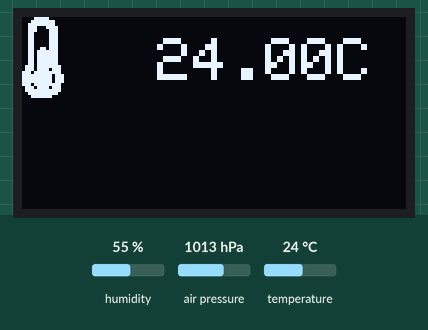
This sketch was run on a simulated Arduino Uno, built with avr-gcc and run on an emulated ATmega328P. On the bench: 128×64 one-colour display. Inputs (shaded band) come from the test bench; at power-on: humidity 55 %, air pressure 1013 hPa, temperature 24 °C. What the sketch prints to the serial monitor is not drawn.

Above: at 1.2 s.
1.3 s: humidity set to 22 %
At 5.6 s:
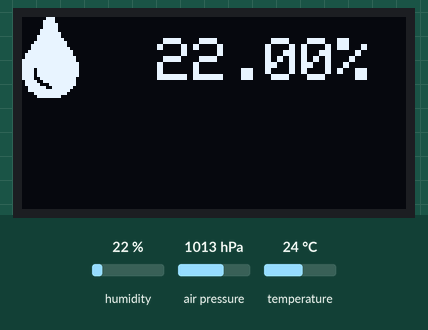
7.4 s: air pressure set to 952 hPa
At 8.7 s:
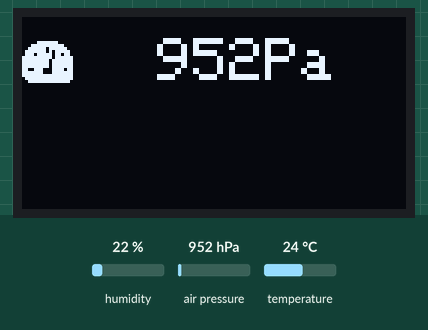
12.0 s: temperature set to 12 °C
At 13.1 s:
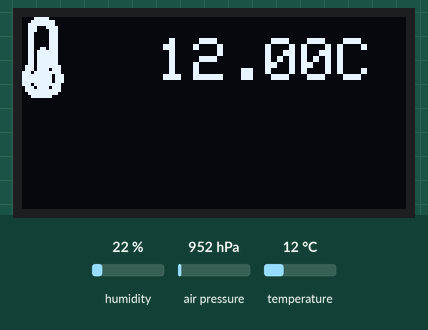
16.2 s: humidity set to 40 %
At 17.4 s:
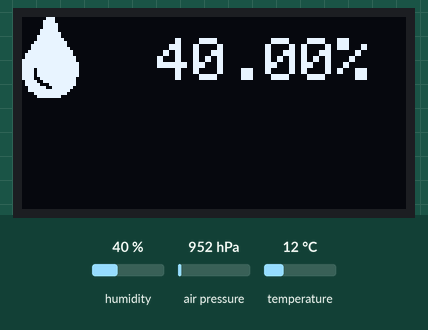
20.3 s: air pressure set to 975 hPa
At 21.7 s:
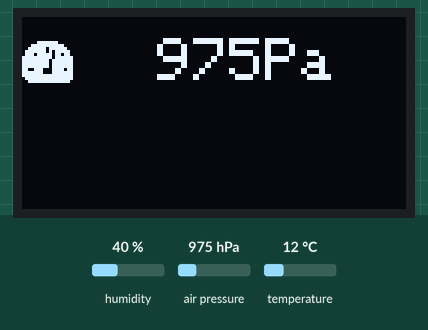
Timing chart, 0 to 23.3 s (numbered marks = the images above; inputs shaded):
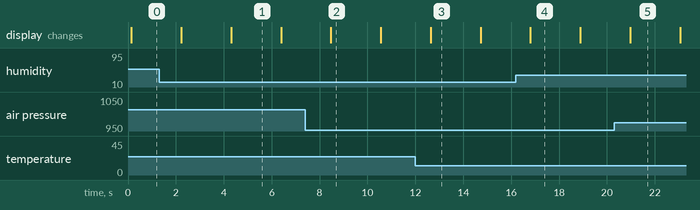

Measured:
- what the display in image 1 shows lasts 2.1 s, from 4.3 s to 6.4 s

The sketch:

BME280_WeatherStation.ino
```cpp
#include "Adafruit_BME280.h"
#include "Adafruit_GFX.h"                                 //Graphics library for OLED
#include "Adafruit_SSD1306.h"                             //OLED Driver

#define OLED_RESET 4
//Create instance of OLED called display
Adafruit_SSD1306 display(OLED_RESET);
Adafruit_BME280 bme;
int i;

String temperatureOutput = "Temp.: ";
String humidityOutput = "Humid.: ";
String pressureOutput = "Press.: ";
String altitudesOutput = "Alt.: ";

float temperature;
float humidity;
float pressure;

// 'thermometer-half-solid', 128x64px
const unsigned char TemperatureBitmap [] PROGMEM = {
  0x0f, 0x80, 0x00, 0x00, 0x00, 0x00, 0x00, 0x00, 0x00, 0x00, 0x00, 0x00, 0x00, 0x00, 0x00, 0x00,
  0x1f, 0xe0, 0x00, 0x00, 0x00, 0x00, 0x00, 0x00, 0x00, 0x00, 0x00, 0x00, 0x00, 0x00, 0x00, 0x00,
  0x3f, 0xe0, 0x00, 0x00, 0x00, 0x00, 0x00, 0x00, 0x00, 0x00, 0x00, 0x00, 0x00, 0x00, 0x00, 0x00,
  0x38, 0xf0, 0x00, 0x00, 0x00, 0x00, 0x00, 0x00, 0x00, 0x00, 0x00, 0x00, 0x00, 0x00, 0x00, 0x00,
  0x38, 0x70, 0x00, 0x00, 0x00, 0x00, 0x00, 0x00, 0x00, 0x00, 0x00, 0x00, 0x00, 0x00, 0x00, 0x00,
  0x30, 0x70, 0x00, 0x00, 0x00, 0x00, 0x00, 0x00, 0x00, 0x00, 0x00, 0x00, 0x00, 0x00, 0x00, 0x00,
  0x30, 0x70, 0x00, 0x00, 0x00, 0x00, 0x00, 0x00, 0x00, 0x00, 0x00, 0x00, 0x00, 0x00, 0x00, 0x00,
  0x30, 0x70, 0x00, 0x00, 0x00, 0x00, 0x00, 0x00, 0x00, 0x00, 0x00, 0x00, 0x00, 0x00, 0x00, 0x00,
  0x30, 0x70, 0x00, 0x00, 0x00, 0x00, 0x00, 0x00, 0x00, 0x00, 0x00, 0x00, 0x00, 0x00, 0x00, 0x00,
  0x30, 0x70, 0x00, 0x00, 0x00, 0x00, 0x00, 0x00, 0x00, 0x00, 0x00, 0x00, 0x00, 0x00, 0x00, 0x00,
  0x33, 0x70, 0x00, 0x00, 0x00, 0x00, 0x00, 0x00, 0x00, 0x00, 0x00, 0x00, 0x00, 0x00, 0x00, 0x00,
  0x37, 0xf0, 0x00, 0x00, 0x00, 0x00, 0x00, 0x00, 0x00, 0x00, 0x00, 0x00, 0x00, 0x00, 0x00, 0x00,
  0x37, 0xf0, 0x00, 0x00, 0x00, 0x00, 0x00, 0x00, 0x00, 0x00, 0x00, 0x00, 0x00, 0x00, 0x00, 0x00,
  0x37, 0xf0, 0x00, 0x00, 0x00, 0x00, 0x00, 0x00, 0x00, 0x00, 0x00, 0x00, 0x00, 0x00, 0x00, 0x00,
  0x37, 0xf0, 0x00, 0x00, 0x00, 0x00, 0x00, 0x00, 0x00, 0x00, 0x00, 0x00, 0x00, 0x00, 0x00, 0x00,
  0x37, 0xf0, 0x00, 0x00, 0x00, 0x00, 0x00, 0x00, 0x00, 0x00, 0x00, 0x00, 0x00, 0x00, 0x00, 0x00,
  0x77, 0xf8, 0x00, 0x00, 0x00, 0x00, 0x00, 0x00, 0x00, 0x00, 0x00, 0x00, 0x00, 0x00, 0x00, 0x00,
  0x77, 0xb8, 0x00, 0x00, 0x00, 0x00, 0x00, 0x00, 0x00, 0x00, 0x00, 0x00, 0x00, 0x00, 0x00, 0x00,
  0xef, 0xf8, 0x00, 0x00, 0x00, 0x00, 0x00, 0x00, 0x00, 0x00, 0x00, 0x00, 0x00, 0x00, 0x00, 0x00,
  0xff, 0xdc, 0x00, 0x00, 0x00, 0x00, 0x00, 0x00, 0x00, 0x00, 0x00, 0x00, 0x00, 0x00, 0x00, 0x00,
  0xff, 0xdc, 0x00, 0x00, 0x00, 0x00, 0x00, 0x00, 0x00, 0x00, 0x00, 0x00, 0x00, 0x00, 0x00, 0x00,
  0xff, 0xdc, 0x00, 0x00, 0x00, 0x00, 0x00, 0x00, 0x00, 0x00, 0x00, 0x00, 0x00, 0x00, 0x00, 0x00,
  0xef, 0xf8, 0x00, 0x00, 0x00, 0x00, 0x00, 0x00, 0x00, 0x00, 0x00, 0x00, 0x00, 0x00, 0x00, 0x00,
  0x77, 0xb8, 0x00, 0x00, 0x00, 0x00, 0x00, 0x00, 0x00, 0x00, 0x00, 0x00, 0x00, 0x00, 0x00, 0x00,
  0x7f, 0xf8, 0x00, 0x00, 0x00, 0x00, 0x00, 0x00, 0x00, 0x00, 0x00, 0x00, 0x00, 0x00, 0x00, 0x00,
  0x3f, 0xf0, 0x00, 0x00, 0x00, 0x00, 0x00, 0x00, 0x00, 0x00, 0x00, 0x00, 0x00, 0x00, 0x00, 0x00,
  0x1f, 0xc0, 0x00, 0x00, 0x00, 0x00, 0x00, 0x00, 0x00, 0x00, 0x00, 0x00, 0x00, 0x00, 0x00, 0x00,
  0x00, 0x00, 0x00, 0x00, 0x00, 0x00, 0x00, 0x00, 0x00, 0x00, 0x00, 0x00, 0x00, 0x00, 0x00, 0x00,
  0x00, 0x00, 0x00, 0x00, 0x00, 0x00, 0x00, 0x00, 0x00, 0x00, 0x00, 0x00, 0x00, 0x00, 0x00, 0x00,
  0x00, 0x00, 0x00, 0x00, 0x00, 0x00, 0x00, 0x00, 0x00, 0x00, 0x00, 0x00, 0x00, 0x00, 0x00, 0x00,
  0x00, 0x00, 0x00, 0x00, 0x00, 0x00, 0x00, 0x00, 0x00, 0x00, 0x00, 0x00, 0x00, 0x00, 0x00, 0x00,
  0x00, 0x00, 0x00, 0x00, 0x00, 0x00, 0x00, 0x00, 0x00, 0x00, 0x00, 0x00, 0x00, 0x00, 0x00, 0x00,
  0x00, 0x00, 0x00, 0x00, 0x00, 0x00, 0x00, 0x00, 0x00, 0x00, 0x00, 0x00, 0x00, 0x00, 0x00, 0x00,
  0x00, 0x00, 0x00, 0x00, 0x00, 0x00, 0x00, 0x00, 0x00, 0x00, 0x00, 0x00, 0x00, 0x00, 0x00, 0x00,
  0x00, 0x00, 0x00, 0x00, 0x00, 0x00, 0x00, 0x00, 0x00, 0x00, 0x00, 0x00, 0x00, 0x00, 0x00, 0x00,
  0x00, 0x00, 0x00, 0x00, 0x00, 0x00, 0x00, 0x00, 0x00, 0x00, 0x00, 0x00, 0x00, 0x00, 0x00, 0x00,
  0x00, 0x00, 0x00, 0x00, 0x00, 0x00, 0x00, 0x00, 0x00, 0x00, 0x00, 0x00, 0x00, 0x00, 0x00, 0x00,
  0x00, 0x00, 0x00, 0x00, 0x00, 0x00, 0x00, 0x00, 0x00, 0x00, 0x00, 0x00, 0x00, 0x00, 0x00, 0x00,
  0x00, 0x00, 0x00, 0x00, 0x00, 0x00, 0x00, 0x00, 0x00, 0x00, 0x00, 0x00, 0x00, 0x00, 0x00, 0x00,
  0x00, 0x00, 0x00, 0x00, 0x00, 0x00, 0x00, 0x00, 0x00, 0x00, 0x00, 0x00, 0x00, 0x00, 0x00, 0x00,
  0x00, 0x00, 0x00, 0x00, 0x00, 0x00, 0x00, 0x00, 0x00, 0x00, 0x00, 0x00, 0x00, 0x00, 0x00, 0x00,
  0x00, 0x00, 0x00, 0x00, 0x00, 0x00, 0x00, 0x00, 0x00, 0x00, 0x00, 0x00, 0x00, 0x00, 0x00, 0x00,
  0x00, 0x00, 0x00, 0x00, 0x00, 0x00, 0x00, 0x00, 0x00, 0x00, 0x00, 0x00, 0x00, 0x00, 0x00, 0x00,
  0x00, 0x00, 0x00, 0x00, 0x00, 0x00, 0x00, 0x00, 0x00, 0x00, 0x00, 0x00, 0x00, 0x00, 0x00, 0x00,
  0x00, 0x00, 0x00, 0x00, 0x00, 0x00, 0x00, 0x00, 0x00, 0x00, 0x00, 0x00, 0x00, 0x00, 0x00, 0x00,
  0x00, 0x00, 0x00, 0x00, 0x00, 0x00, 0x00, 0x00, 0x00, 0x00, 0x00, 0x00, 0x00, 0x00, 0x00, 0x00,
  0x00, 0x00, 0x00, 0x00, 0x00, 0x00, 0x00, 0x00, 0x00, 0x00, 0x00, 0x00, 0x00, 0x00, 0x00, 0x00,
  0x00, 0x00, 0x00, 0x00, 0x00, 0x00, 0x00, 0x00, 0x00, 0x00, 0x00, 0x00, 0x00, 0x00, 0x00, 0x00,
  0x00, 0x00, 0x00, 0x00, 0x00, 0x00, 0x00, 0x00, 0x00, 0x00, 0x00, 0x00, 0x00, 0x00, 0x00, 0x00,
  0x00, 0x00, 0x00, 0x00, 0x00, 0x00, 0x00, 0x00, 0x00, 0x00, 0x00, 0x00, 0x00, 0x00, 0x00, 0x00,
  0x00, 0x00, 0x00, 0x00, 0x00, 0x00, 0x00, 0x00, 0x00, 0x00, 0x00, 0x00, 0x00, 0x00, 0x00, 0x00,
  0x00, 0x00, 0x00, 0x00, 0x00, 0x00, 0x00, 0x00, 0x00, 0x00, 0x00, 0x00, 0x00, 0x00, 0x00, 0x00,
  0x00, 0x00, 0x00, 0x00, 0x00, 0x00, 0x00, 0x00, 0x00, 0x00, 0x00, 0x00, 0x00, 0x00, 0x00, 0x00,
  0x00, 0x00, 0x00, 0x00, 0x00, 0x00, 0x00, 0x00, 0x00, 0x00, 0x00, 0x00, 0x00, 0x00, 0x00, 0x00,
  0x00, 0x00, 0x00, 0x00, 0x00, 0x00, 0x00, 0x00, 0x00, 0x00, 0x00, 0x00, 0x00, 0x00, 0x00, 0x00,
  0x00, 0x00, 0x00, 0x00, 0x00, 0x00, 0x00, 0x00, 0x00, 0x00, 0x00, 0x00, 0x00, 0x00, 0x00, 0x00,
  0x00, 0x00, 0x00, 0x00, 0x00, 0x00, 0x00, 0x00, 0x00, 0x00, 0x00, 0x00, 0x00, 0x00, 0x00, 0x00,
  0x00, 0x00, 0x00, 0x00, 0x00, 0x00, 0x00, 0x00, 0x00, 0x00, 0x00, 0x00, 0x00, 0x00, 0x00, 0x00,
  0x00, 0x00, 0x00, 0x00, 0x00, 0x00, 0x00, 0x00, 0x00, 0x00, 0x00, 0x00, 0x00, 0x00, 0x00, 0x00,
  0x00, 0x00, 0x00, 0x00, 0x00, 0x00, 0x00, 0x00, 0x00, 0x00, 0x00, 0x00, 0x00, 0x00, 0x00, 0x00,
  0x00, 0x00, 0x00, 0x00, 0x00, 0x00, 0x00, 0x00, 0x00, 0x00, 0x00, 0x00, 0x00, 0x00, 0x00, 0x00,
  0x00, 0x00, 0x00, 0x00, 0x00, 0x00, 0x00, 0x00, 0x00, 0x00, 0x00, 0x00, 0x00, 0x00, 0x00, 0x00,
  0x00, 0x00, 0x00, 0x00, 0x00, 0x00, 0x00, 0x00, 0x00, 0x00, 0x00, 0x00, 0x00, 0x00, 0x00, 0x00,
  0x00, 0x00, 0x00, 0x00, 0x00, 0x00, 0x00, 0x00, 0x00, 0x00, 0x00, 0x00, 0x00, 0x00, 0x00, 0x00
};

// 'tint-solid', 128x64px
const unsigned char HumidityBitmap [] PROGMEM = {
  0x00, 0xe0, 0x00, 0x00, 0x00, 0x00, 0x00, 0x00, 0x00, 0x00, 0x00, 0x00, 0x00, 0x00, 0x00, 0x00,
  0x01, 0xe0, 0x00, 0x00, 0x00, 0x00, 0x00, 0x00, 0x00, 0x00, 0x00, 0x00, 0x00, 0x00, 0x00, 0x00,
  0x01, 0xf0, 0x00, 0x00, 0x00, 0x00, 0x00, 0x00, 0x00, 0x00, 0x00, 0x00, 0x00, 0x00, 0x00, 0x00,
  0x01, 0xf0, 0x00, 0x00, 0x00, 0x00, 0x00, 0x00, 0x00, 0x00, 0x00, 0x00, 0x00, 0x00, 0x00, 0x00,
  0x03, 0xf0, 0x00, 0x00, 0x00, 0x00, 0x00, 0x00, 0x00, 0x00, 0x00, 0x00, 0x00, 0x00, 0x00, 0x00,
  0x03, 0xf8, 0x00, 0x00, 0x00, 0x00, 0x00, 0x00, 0x00, 0x00, 0x00, 0x00, 0x00, 0x00, 0x00, 0x00,
  0x07, 0xf8, 0x00, 0x00, 0x00, 0x00, 0x00, 0x00, 0x00, 0x00, 0x00, 0x00, 0x00, 0x00, 0x00, 0x00,
  0x07, 0xfc, 0x00, 0x00, 0x00, 0x00, 0x00, 0x00, 0x00, 0x00, 0x00, 0x00, 0x00, 0x00, 0x00, 0x00,
  0x0f, 0xfe, 0x00, 0x00, 0x00, 0x00, 0x00, 0x00, 0x00, 0x00, 0x00, 0x00, 0x00, 0x00, 0x00, 0x00,
  0x1f, 0xfe, 0x00, 0x00, 0x00, 0x00, 0x00, 0x00, 0x00, 0x00, 0x00, 0x00, 0x00, 0x00, 0x00, 0x00,
  0x1f, 0xff, 0x00, 0x00, 0x00, 0x00, 0x00, 0x00, 0x00, 0x00, 0x00, 0x00, 0x00, 0x00, 0x00, 0x00,
  0x3f, 0xff, 0x80, 0x00, 0x00, 0x00, 0x00, 0x00, 0x00, 0x00, 0x00, 0x00, 0x00, 0x00, 0x00, 0x00,
  0x7f, 0xff, 0x80, 0x00, 0x00, 0x00, 0x00, 0x00, 0x00, 0x00, 0x00, 0x00, 0x00, 0x00, 0x00, 0x00,
  0x7f, 0xff, 0xc0, 0x00, 0x00, 0x00, 0x00, 0x00, 0x00, 0x00, 0x00, 0x00, 0x00, 0x00, 0x00, 0x00,
  0xff, 0xff, 0xc0, 0x00, 0x00, 0x00, 0x00, 0x00, 0x00, 0x00, 0x00, 0x00, 0x00, 0x00, 0x00, 0x00,
  0xff, 0xff, 0xe0, 0x00, 0x00, 0x00, 0x00, 0x00, 0x00, 0x00, 0x00, 0x00, 0x00, 0x00, 0x00, 0x00,
  0xff, 0xff, 0xe0, 0x00, 0x00, 0x00, 0x00, 0x00, 0x00, 0x00, 0x00, 0x00, 0x00, 0x00, 0x00, 0x00,
  0xf7, 0xff, 0xe0, 0x00, 0x00, 0x00, 0x00, 0x00, 0x00, 0x00, 0x00, 0x00, 0x00, 0x00, 0x00, 0x00,
  0xf7, 0xff, 0xe0, 0x00, 0x00, 0x00, 0x00, 0x00, 0x00, 0x00, 0x00, 0x00, 0x00, 0x00, 0x00, 0x00,
  0xf7, 0xff, 0xe0, 0x00, 0x00, 0x00, 0x00, 0x00, 0x00, 0x00, 0x00, 0x00, 0x00, 0x00, 0x00, 0x00,
  0xf3, 0xff, 0xc0, 0x00, 0x00, 0x00, 0x00, 0x00, 0x00, 0x00, 0x00, 0x00, 0x00, 0x00, 0x00, 0x00,
  0x79, 0xff, 0xc0, 0x00, 0x00, 0x00, 0x00, 0x00, 0x00, 0x00, 0x00, 0x00, 0x00, 0x00, 0x00, 0x00,
  0x7c, 0x7f, 0xc0, 0x00, 0x00, 0x00, 0x00, 0x00, 0x00, 0x00, 0x00, 0x00, 0x00, 0x00, 0x00, 0x00,
  0x3f, 0x3f, 0x80, 0x00, 0x00, 0x00, 0x00, 0x00, 0x00, 0x00, 0x00, 0x00, 0x00, 0x00, 0x00, 0x00,
  0x3f, 0xff, 0x00, 0x00, 0x00, 0x00, 0x00, 0x00, 0x00, 0x00, 0x00, 0x00, 0x00, 0x00, 0x00, 0x00,
  0x0f, 0xfe, 0x00, 0x00, 0x00, 0x00, 0x00, 0x00, 0x00, 0x00, 0x00, 0x00, 0x00, 0x00, 0x00, 0x00,
  0x07, 0xf8, 0x00, 0x00, 0x00, 0x00, 0x00, 0x00, 0x00, 0x00, 0x00, 0x00, 0x00, 0x00, 0x00, 0x00,
  0x00, 0x00, 0x00, 0x00, 0x00, 0x00, 0x00, 0x00, 0x00, 0x00, 0x00, 0x00, 0x00, 0x00, 0x00, 0x00,
  0x00, 0x00, 0x00, 0x00, 0x00, 0x00, 0x00, 0x00, 0x00, 0x00, 0x00, 0x00, 0x00, 0x00, 0x00, 0x00,
  0x00, 0x00, 0x00, 0x00, 0x00, 0x00, 0x00, 0x00, 0x00, 0x00, 0x00, 0x00, 0x00, 0x00, 0x00, 0x00,
  0x00, 0x00, 0x00, 0x00, 0x00, 0x00, 0x00, 0x00, 0x00, 0x00, 0x00, 0x00, 0x00, 0x00, 0x00, 0x00,
  0x00, 0x00, 0x00, 0x00, 0x00, 0x00, 0x00, 0x00, 0x00, 0x00, 0x00, 0x00, 0x00, 0x00, 0x00, 0x00,
  0x00, 0x00, 0x00, 0x00, 0x00, 0x00, 0x00, 0x00, 0x00, 0x00, 0x00, 0x00, 0x00, 0x00, 0x00, 0x00,
  0x00, 0x00, 0x00, 0x00, 0x00, 0x00, 0x00, 0x00, 0x00, 0x00, 0x00, 0x00, 0x00, 0x00, 0x00, 0x00,
  0x00, 0x00, 0x00, 0x00, 0x00, 0x00, 0x00, 0x00, 0x00, 0x00, 0x00, 0x00, 0x00, 0x00, 0x00, 0x00,
  0x00, 0x00, 0x00, 0x00, 0x00, 0x00, 0x00, 0x00, 0x00, 0x00, 0x00, 0x00, 0x00, 0x00, 0x00, 0x00,
  0x00, 0x00, 0x00, 0x00, 0x00, 0x00, 0x00, 0x00, 0x00, 0x00, 0x00, 0x00, 0x00, 0x00, 0x00, 0x00,
  0x00, 0x00, 0x00, 0x00, 0x00, 0x00, 0x00, 0x00, 0x00, 0x00, 0x00, 0x00, 0x00, 0x00, 0x00, 0x00,
  0x00, 0x00, 0x00, 0x00, 0x00, 0x00, 0x00, 0x00, 0x00, 0x00, 0x00, 0x00, 0x00, 0x00, 0x00, 0x00,
  0x00, 0x00, 0x00, 0x00, 0x00, 0x00, 0x00, 0x00, 0x00, 0x00, 0x00, 0x00, 0x00, 0x00, 0x00, 0x00,
  0x00, 0x00, 0x00, 0x00, 0x00, 0x00, 0x00, 0x00, 0x00, 0x00, 0x00, 0x00, 0x00, 0x00, 0x00, 0x00,
  0x00, 0x00, 0x00, 0x00, 0x00, 0x00, 0x00, 0x00, 0x00, 0x00, 0x00, 0x00, 0x00, 0x00, 0x00, 0x00,
  0x00, 0x00, 0x00, 0x00, 0x00, 0x00, 0x00, 0x00, 0x00, 0x00, 0x00, 0x00, 0x00, 0x00, 0x00, 0x00,
  0x00, 0x00, 0x00, 0x00, 0x00, 0x00, 0x00, 0x00, 0x00, 0x00, 0x00, 0x00, 0x00, 0x00, 0x00, 0x00,
  0x00, 0x00, 0x00, 0x00, 0x00, 0x00, 0x00, 0x00, 0x00, 0x00, 0x00, 0x00, 0x00, 0x00, 0x00, 0x00,
  0x00, 0x00, 0x00, 0x00, 0x00, 0x00, 0x00, 0x00, 0x00, 0x00, 0x00, 0x00, 0x00, 0x00, 0x00, 0x00,
  0x00, 0x00, 0x00, 0x00, 0x00, 0x00, 0x00, 0x00, 0x00, 0x00, 0x00, 0x00, 0x00, 0x00, 0x00, 0x00,
  0x00, 0x00, 0x00, 0x00, 0x00, 0x00, 0x00, 0x00, 0x00, 0x00, 0x00, 0x00, 0x00, 0x00, 0x00, 0x00,
  0x00, 0x00, 0x00, 0x00, 0x00, 0x00, 0x00, 0x00, 0x00, 0x00, 0x00, 0x00, 0x00, 0x00, 0x00, 0x00,
  0x00, 0x00, 0x00, 0x00, 0x00, 0x00, 0x00, 0x00, 0x00, 0x00, 0x00, 0x00, 0x00, 0x00, 0x00, 0x00,
  0x00, 0x00, 0x00, 0x00, 0x00, 0x00, 0x00, 0x00, 0x00, 0x00, 0x00, 0x00, 0x00, 0x00, 0x00, 0x00,
  0x00, 0x00, 0x00, 0x00, 0x00, 0x00, 0x00, 0x00, 0x00, 0x00, 0x00, 0x00, 0x00, 0x00, 0x00, 0x00,
  0x00, 0x00, 0x00, 0x00, 0x00, 0x00, 0x00, 0x00, 0x00, 0x00, 0x00, 0x00, 0x00, 0x00, 0x00, 0x00,
  0x00, 0x00, 0x00, 0x00, 0x00, 0x00, 0x00, 0x00, 0x00, 0x00, 0x00, 0x00, 0x00, 0x00, 0x00, 0x00,
  0x00, 0x00, 0x00, 0x00, 0x00, 0x00, 0x00, 0x00, 0x00, 0x00, 0x00, 0x00, 0x00, 0x00, 0x00, 0x00,
  0x00, 0x00, 0x00, 0x00, 0x00, 0x00, 0x00, 0x00, 0x00, 0x00, 0x00, 0x00, 0x00, 0x00, 0x00, 0x00,
  0x00, 0x00, 0x00, 0x00, 0x00, 0x00, 0x00, 0x00, 0x00, 0x00, 0x00, 0x00, 0x00, 0x00, 0x00, 0x00,
  0x00, 0x00, 0x00, 0x00, 0x00, 0x00, 0x00, 0x00, 0x00, 0x00, 0x00, 0x00, 0x00, 0x00, 0x00, 0x00,
  0x00, 0x00, 0x00, 0x00, 0x00, 0x00, 0x00, 0x00, 0x00, 0x00, 0x00, 0x00, 0x00, 0x00, 0x00, 0x00,
  0x00, 0x00, 0x00, 0x00, 0x00, 0x00, 0x00, 0x00, 0x00, 0x00, 0x00, 0x00, 0x00, 0x00, 0x00, 0x00,
  0x00, 0x00, 0x00, 0x00, 0x00, 0x00, 0x00, 0x00, 0x00, 0x00, 0x00, 0x00, 0x00, 0x00, 0x00, 0x00,
  0x00, 0x00, 0x00, 0x00, 0x00, 0x00, 0x00, 0x00, 0x00, 0x00, 0x00, 0x00, 0x00, 0x00, 0x00, 0x00,
  0x00, 0x00, 0x00, 0x00, 0x00, 0x00, 0x00, 0x00, 0x00, 0x00, 0x00, 0x00, 0x00, 0x00, 0x00, 0x00,
  0x00, 0x00, 0x00, 0x00, 0x00, 0x00, 0x00, 0x00, 0x00, 0x00, 0x00, 0x00, 0x00, 0x00, 0x00, 0x00
};

// 'tachometer-alt-solid', 128x48px
const unsigned char PressureBitmap [] PROGMEM = {
  0x00, 0x00, 0x00, 0x00, 0x00, 0x00, 0x00, 0x00, 0x00, 0x00, 0x00, 0x00, 0x00, 0x00, 0x00, 0x00,
  0x07, 0xf0, 0x00, 0x00, 0x00, 0x00, 0x00, 0x00, 0x00, 0x00, 0x00, 0x00, 0x00, 0x00, 0x00, 0x00,
  0x1f, 0xfc, 0x00, 0x00, 0x00, 0x00, 0x00, 0x00, 0x00, 0x00, 0x00, 0x00, 0x00, 0x00, 0x00, 0x00,
  0x3f, 0x7e, 0x00, 0x00, 0x00, 0x00, 0x00, 0x00, 0x00, 0x00, 0x00, 0x00, 0x00, 0x00, 0x00, 0x00,
  0x7f, 0x5f, 0x00, 0x00, 0x00, 0x00, 0x00, 0x00, 0x00, 0x00, 0x00, 0x00, 0x00, 0x00, 0x00, 0x00,
  0x77, 0xdb, 0x00, 0x00, 0x00, 0x00, 0x00, 0x00, 0x00, 0x00, 0x00, 0x00, 0x00, 0x00, 0x00, 0x00,
  0xff, 0xdf, 0x80, 0x00, 0x00, 0x00, 0x00, 0x00, 0x00, 0x00, 0x00, 0x00, 0x00, 0x00, 0x00, 0x00,
  0xff, 0xbf, 0x80, 0x00, 0x00, 0x00, 0x00, 0x00, 0x00, 0x00, 0x00, 0x00, 0x00, 0x00, 0x00, 0x00,
  0xff, 0xbf, 0x80, 0x00, 0x00, 0x00, 0x00, 0x00, 0x00, 0x00, 0x00, 0x00, 0x00, 0x00, 0x00, 0x00,
  0xff, 0xbf, 0x80, 0x00, 0x00, 0x00, 0x00, 0x00, 0x00, 0x00, 0x00, 0x00, 0x00, 0x00, 0x00, 0x00,
  0xce, 0x3d, 0x80, 0x00, 0x00, 0x00, 0x00, 0x00, 0x00, 0x00, 0x00, 0x00, 0x00, 0x00, 0x00, 0x00,
  0xfe, 0x3f, 0x80, 0x00, 0x00, 0x00, 0x00, 0x00, 0x00, 0x00, 0x00, 0x00, 0x00, 0x00, 0x00, 0x00,
  0xff, 0xff, 0x80, 0x00, 0x00, 0x00, 0x00, 0x00, 0x00, 0x00, 0x00, 0x00, 0x00, 0x00, 0x00, 0x00,
  0x7f, 0xff, 0x80, 0x00, 0x00, 0x00, 0x00, 0x00, 0x00, 0x00, 0x00, 0x00, 0x00, 0x00, 0x00, 0x00,
  0x3f, 0xff, 0x00, 0x00, 0x00, 0x00, 0x00, 0x00, 0x00, 0x00, 0x00, 0x00, 0x00, 0x00, 0x00, 0x00,
  0x00, 0x00, 0x00, 0x00, 0x00, 0x00, 0x00, 0x00, 0x00, 0x00, 0x00, 0x00, 0x00, 0x00, 0x00, 0x00,
  0x00, 0x00, 0x00, 0x00, 0x00, 0x00, 0x00, 0x00, 0x00, 0x00, 0x00, 0x00, 0x00, 0x00, 0x00, 0x00,
  0x00, 0x00, 0x00, 0x00, 0x00, 0x00, 0x00, 0x00, 0x00, 0x00, 0x00, 0x00, 0x00, 0x00, 0x00, 0x00,
  0x00, 0x00, 0x00, 0x00, 0x00, 0x00, 0x00, 0x00, 0x00, 0x00, 0x00, 0x00, 0x00, 0x00, 0x00, 0x00,
  0x00, 0x00, 0x00, 0x00, 0x00, 0x00, 0x00, 0x00, 0x00, 0x00, 0x00, 0x00, 0x00, 0x00, 0x00, 0x00,
  0x00, 0x00, 0x00, 0x00, 0x00, 0x00, 0x00, 0x00, 0x00, 0x00, 0x00, 0x00, 0x00, 0x00, 0x00, 0x00,
  0x00, 0x00, 0x00, 0x00, 0x00, 0x00, 0x00, 0x00, 0x00, 0x00, 0x00, 0x00, 0x00, 0x00, 0x00, 0x00,
  0x00, 0x00, 0x00, 0x00, 0x00, 0x00, 0x00, 0x00, 0x00, 0x00, 0x00, 0x00, 0x00, 0x00, 0x00, 0x00,
  0x00, 0x00, 0x00, 0x00, 0x00, 0x00, 0x00, 0x00, 0x00, 0x00, 0x00, 0x00, 0x00, 0x00, 0x00, 0x00,
  0x00, 0x00, 0x00, 0x00, 0x00, 0x00, 0x00, 0x00, 0x00, 0x00, 0x00, 0x00, 0x00, 0x00, 0x00, 0x00,
  0x00, 0x00, 0x00, 0x00, 0x00, 0x00, 0x00, 0x00, 0x00, 0x00, 0x00, 0x00, 0x00, 0x00, 0x00, 0x00,
  0x00, 0x00, 0x00, 0x00, 0x00, 0x00, 0x00, 0x00, 0x00, 0x00, 0x00, 0x00, 0x00, 0x00, 0x00, 0x00,
  0x00, 0x00, 0x00, 0x00, 0x00, 0x00, 0x00, 0x00, 0x00, 0x00, 0x00, 0x00, 0x00, 0x00, 0x00, 0x00,
  0x00, 0x00, 0x00, 0x00, 0x00, 0x00, 0x00, 0x00, 0x00, 0x00, 0x00, 0x00, 0x00, 0x00, 0x00, 0x00,
  0x00, 0x00, 0x00, 0x00, 0x00, 0x00, 0x00, 0x00, 0x00, 0x00, 0x00, 0x00, 0x00, 0x00, 0x00, 0x00,
  0x00, 0x00, 0x00, 0x00, 0x00, 0x00, 0x00, 0x00, 0x00, 0x00, 0x00, 0x00, 0x00, 0x00, 0x00, 0x00,
  0x00, 0x00, 0x00, 0x00, 0x00, 0x00, 0x00, 0x00, 0x00, 0x00, 0x00, 0x00, 0x00, 0x00, 0x00, 0x00,
  0x00, 0x00, 0x00, 0x00, 0x00, 0x00, 0x00, 0x00, 0x00, 0x00, 0x00, 0x00, 0x00, 0x00, 0x00, 0x00,
  0x00, 0x00, 0x00, 0x00, 0x00, 0x00, 0x00, 0x00, 0x00, 0x00, 0x00, 0x00, 0x00, 0x00, 0x00, 0x00,
  0x00, 0x00, 0x00, 0x00, 0x00, 0x00, 0x00, 0x00, 0x00, 0x00, 0x00, 0x00, 0x00, 0x00, 0x00, 0x00,
  0x00, 0x00, 0x00, 0x00, 0x00, 0x00, 0x00, 0x00, 0x00, 0x00, 0x00, 0x00, 0x00, 0x00, 0x00, 0x00,
  0x00, 0x00, 0x00, 0x00, 0x00, 0x00, 0x00, 0x00, 0x00, 0x00, 0x00, 0x00, 0x00, 0x00, 0x00, 0x00,
  0x00, 0x00, 0x00, 0x00, 0x00, 0x00, 0x00, 0x00, 0x00, 0x00, 0x00, 0x00, 0x00, 0x00, 0x00, 0x00,
  0x00, 0x00, 0x00, 0x00, 0x00, 0x00, 0x00, 0x00, 0x00, 0x00, 0x00, 0x00, 0x00, 0x00, 0x00, 0x00,
  0x00, 0x00, 0x00, 0x00, 0x00, 0x00, 0x00, 0x00, 0x00, 0x00, 0x00, 0x00, 0x00, 0x00, 0x00, 0x00,
  0x00, 0x00, 0x00, 0x00, 0x00, 0x00, 0x00, 0x00, 0x00, 0x00, 0x00, 0x00, 0x00, 0x00, 0x00, 0x00,
  0x00, 0x00, 0x00, 0x00, 0x00, 0x00, 0x00, 0x00, 0x00, 0x00, 0x00, 0x00, 0x00, 0x00, 0x00, 0x00,
  0x00, 0x00, 0x00, 0x00, 0x00, 0x00, 0x00, 0x00, 0x00, 0x00, 0x00, 0x00, 0x00, 0x00, 0x00, 0x00,
  0x00, 0x00, 0x00, 0x00, 0x00, 0x00, 0x00, 0x00, 0x00, 0x00, 0x00, 0x00, 0x00, 0x00, 0x00, 0x00,
  0x00, 0x00, 0x00, 0x00, 0x00, 0x00, 0x00, 0x00, 0x00, 0x00, 0x00, 0x00, 0x00, 0x00, 0x00, 0x00,
  0x00, 0x00, 0x00, 0x00, 0x00, 0x00, 0x00, 0x00, 0x00, 0x00, 0x00, 0x00, 0x00, 0x00, 0x00, 0x00,
  0x00, 0x00, 0x00, 0x00, 0x00, 0x00, 0x00, 0x00, 0x00, 0x00, 0x00, 0x00, 0x00, 0x00, 0x00, 0x00,
  0x00, 0x00, 0x00, 0x00, 0x00, 0x00, 0x00, 0x00, 0x00, 0x00, 0x00, 0x00, 0x00, 0x00, 0x00, 0x00
};


void setup() {
  Serial.begin(9600);
  Serial.println("Weather Station start");

  setupDisplay();
  logo();

  initBMESensor();

  display.setTextSize(2);
  i = 0;
}

void initBMESensor() {
  if (!bme.begin(0x76)) {
    Serial.println("Could not find a valid BME280 sensor, check wiring!");
    while (1);
  }
}

void setupDisplay() {
    display.begin(SSD1306_SWITCHCAPVCC, 0x3C);
    display.clearDisplay();
    display.setTextColor(WHITE);
    display.setTextSize(1);

    Serial.println("Display ready.");
}

void logo() {
    display.setCursor(30, 10);
    display.println("Hello World");
    display.setCursor(36, 20);
    display.println("Computing");
    display.display();
}

void readData() {
   Serial.print(F("Duration in Seconds:\t\t"));
   Serial.println(float(millis())/1000);

   Serial.print(F("Temperature in Celsius:\t\t"));
   temperature = bme.readTemperature();
   Serial.println(temperature);

   Serial.print(F("Humidity in %:\t\t\t"));
   humidity = bme.readHumidity();
   Serial.println(humidity);

   Serial.print(F("Pressure in hPa:\t\t"));
   pressure = bme.readPressure()/100.0F;
   Serial.println(pressure);

   Serial.println();
   Serial.println();
}

void outputData() {
  display.clearDisplay();

  switch(i){
    case 0:
      printTemperature();
      break;
    case 1:
      printPressure();
      break;
    case 2:
      printHumidity();
      break;
  }

  display.display();
}

void printTemperature() {
  display.drawBitmap(0, 0, TemperatureBitmap, 128, 32, WHITE);
  display.setCursor(45,7);
  display.print(temperature);
  display.println("C");
}

void printPressure() {
  display.drawBitmap(0, 7, PressureBitmap, 128, 32, WHITE);
  display.setCursor(45,7);
  display.print((int)pressure);
  display.println("Pa");
}

void printHumidity() {
  display.drawBitmap(0, 0, HumidityBitmap, 128, 32, WHITE);
  display.setCursor(45,7);
  display.print(humidity);
  display.println("%");
}

void loop() {
 readData();
 outputData();
 i++;

 if(i == 3) {
   i = 0;
 }
 Serial.println(i);
 delay(2000);
}
```
